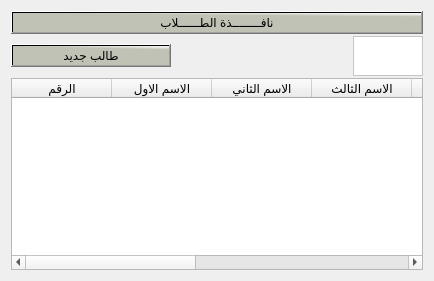
                   <widget class="QWidget" name="tab_233">
                    <attribute name="title">
                     <string>ادارة الطلاب</string>
                    </attribute>
                    <layout class="QGridLayout" name="gridLayout_14">
                     <item row="0" column="0">
                      <layout class="QVBoxLayout" name="verticalLayout_135" stretch="6,6,88">
                       <property name="spacing">
                        <number>2</number>
                       </property>
                       <item>
                        <widget class="QPushButton" name="pushButton_271">
                         <property name="maximumSize">
                          <size>
                           <width>16777215</width>
                           <height>50</height>
                          </size>
                         </property>
                         <property name="styleSheet">
                          <string notr="true">background-color: qlineargradient(spread:pad, x1:0.964478, y1:0.193, x2:1, y2:0, stop:0 rgba(191, 194, 181, 255), stop:1 rgba(255, 255, 255, 255));
color:rgb(0, 0, 0);

  font: 75 15pt &quot;Motken K Sina&quot;;</string>
                         </property>
                         <property name="text">
                          <string>نافــــــــذة الطــــــلاب</string>
                         </property>
                        </widget>
                       </item>
                       <item>
                        <layout class="QHBoxLayout" name="horizontalLayout_221" stretch="50,20,20,10">
                         <property name="spacing">
                          <number>20</number>
                         </property>
                         <item>
                          <widget class="QPushButton" name="btnAddNewStudent">
                           <property name="maximumSize">
                            <size>
                             <width>160</width>
                             <height>16777215</height>
                            </size>
                           </property>
                           <property name="layoutDirection">
                            <enum>Qt::LeftToRight</enum>
                           </property>
                           <property name="styleSheet">
                            <string notr="true">background-color: qlineargradient(spread:pad, x1:0.964478, y1:0.193, x2:1, y2:0, stop:0 rgba(191, 194, 181, 255), stop:1 rgba(255, 255, 255, 255));
color:rgb(0, 0, 0);

font: 18pt &quot;Mohammad Annoktah&quot;;

font: 15pt &quot;PT Bold Heading&quot;;</string>
                           </property>
                           <property name="text">
                            <string>طالب جديد</string>
                           </property>
                           <property name="icon">
                            <iconset>
                             <normaloff>../icons/اضافة.svg</normaloff>../icons/اضافة.svg</iconset>
                           </property>
                           <property name="iconSize">
                            <size>
                             <width>30</width>
                             <height>30</height>
                            </size>
                           </property>
                          </widget>
                         </item>
                         <item>
                          <spacer name="horizontalSpacer_60">
                           <property name="orientation">
                            <enum>Qt::Horizontal</enum>
                           </property>
                           <property name="sizeHint" stdset="0">
                            <size>
                             <width>40</width>
                             <height>20</height>
                            </size>
                           </property>
                          </spacer>
                         </item>
                         <item>
                          <widget class="QLabel" name="label_190">
                           <property name="maximumSize">
                            <size>
                             <width>40</width>
                             <height>40</height>
                            </size>
                           </property>
                           <property name="styleSheet">
                            <string notr="true"/>
                           </property>
                           <property name="text">
                            <string/>
                           </property>
                           <property name="textFormat">
                            <enum>Qt::AutoText</enum>
                           </property>
                           <property name="pixmap">
                            <pixmap>../icons/بحث.svg</pixmap>
                           </property>
                           <property name="scaledContents">
                            <bool>true</bool>
                           </property>
                           <property name="alignment">
                            <set>Qt::AlignBottom|Qt::AlignLeading|Qt::AlignLeft</set>
                           </property>
                           <property name="wordWrap">
                            <bool>false</bool>
                           </property>
                          </widget>
                         </item>
                         <item>
                          <widget class="QTextEdit" name="txtStudentsSearch">
                           <property name="maximumSize">
                            <size>
                             <width>250</width>
                             <height>40</height>
                            </size>
                           </property>
                           <property name="styleSheet">
                            <string notr="true">background-color:rgb(255, 255, 255);
color:rgb(0, 0, 0);
font: 10pt &quot;PT Bold Heading&quot;;</string>
                           </property>
                          </widget>
                         </item>
                        </layout>
                       </item>
                       <item>
                        <layout class="QHBoxLayout" name="horizontalLayout_222">
                         <item>
                          <widget class="QTableWidget" name="tblStudents">
                           <property name="styleSheet">
                            <string notr="true">QTableWidget {
    background-color: #FFFFFF;
    alternate-background-color:rgb(0, 0, 0);
    font: 9pt &quot;PT Bold Heading&quot;;
    font-weight: bold;
 color:rgb(0, 0, 0)
}

 background-color: qlineargradient(spread:pad, x1:0.964478, y1:0.193, x2:1, y2:0, stop:0 rgba(191, 194, 181, 255), stop:1 rgba(255, 255, 255, 255));
color:rgb(0, 0, 0);</string>
                           </property>
                           <column>
                            <property name="text">
                             <string>الرقم</string>
                            </property>
                           </column>
                           <column>
                            <property name="text">
                             <string>الاسم الاول</string>
                            </property>
                            <property name="background">
                             <color>
                              <red>69</red>
                              <green>140</green>
                              <blue>104</blue>
                             </color>
                            </property>
                           </column>
                           <column>
                            <property name="text">
                             <string>الاسم الثاني</string>
                            </property>
                           </column>
                           <column>
                            <property name="text">
                             <string>الاسم الثالث</string>
                            </property>
                            <property name="foreground">
                             <brush brushstyle="NoBrush">
                              <color alpha="255">
                               <red>60</red>
                               <green>121</green>
                               <blue>89</blue>
                              </color>
                             </brush>
                            </property>
                           </column>
                           <column>
                            <property name="text">
                             <string>اللقب</string>
                            </property>
                           </column>
                           <column>
                            <property name="text">
                             <string>الصف</string>
                            </property>
                           </column>
                           <column>
                            <property name="text">
                             <string>تاريخ الميلاد</string>
                            </property>
                           </column>
                           <column>
                            <property name="text">
                             <string>رقم ولي الامر</string>
                            </property>
                           </column>
                           <column>
                            <property name="text">
                             <string>العمليات</string>
                            </property>
                           </column>
                          </widget>
                         </item>
                        </layout>
                       </item>
                      </layout>
                     </item>
                    </layout>
                   </widget>
